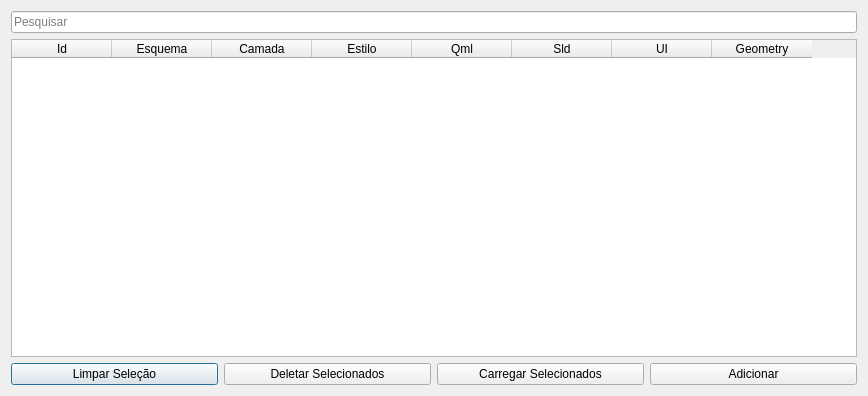
<?xml version="1.0" encoding="UTF-8"?>
<ui version="4.0">
 <class>Dialog</class>
 <widget class="QDialog" name="Dialog">
  <property name="geometry">
   <rect>
    <x>0</x>
    <y>0</y>
    <width>868</width>
    <height>396</height>
   </rect>
  </property>
  <property name="windowTitle">
   <string>Estilos</string>
  </property>
  <layout class="QGridLayout" name="gridLayout">
   <item row="0" column="0">
    <widget class="QLineEdit" name="searchLe">
     <property name="placeholderText">
      <string>Pesquisar</string>
     </property>
    </widget>
   </item>
   <item row="1" column="0">
    <widget class="QTableWidget" name="tableWidget">
     <column>
      <property name="text">
       <string>Id</string>
      </property>
     </column>
     <column>
      <property name="text">
       <string>Esquema</string>
      </property>
     </column>
     <column>
      <property name="text">
       <string>Camada</string>
      </property>
     </column>
     <column>
      <property name="text">
       <string>Estilo</string>
      </property>
     </column>
     <column>
      <property name="text">
       <string>Qml</string>
      </property>
     </column>
     <column>
      <property name="text">
       <string>Sld</string>
      </property>
     </column>
     <column>
      <property name="text">
       <string>UI</string>
      </property>
     </column>
     <column>
      <property name="text">
       <string>Geometry</string>
      </property>
     </column>
    </widget>
   </item>
   <item row="2" column="0">
    <layout class="QHBoxLayout" name="horizontalLayout">
     <item>
      <widget class="QPushButton" name="clearSelectionBtn">
       <property name="text">
        <string>Limpar Seleção</string>
       </property>
      </widget>
     </item>
     <item>
      <widget class="QPushButton" name="delBtn">
       <property name="text">
        <string>Deletar Selecionados</string>
       </property>
      </widget>
     </item>
     <item>
      <widget class="QPushButton" name="loadBtn">
       <property name="text">
        <string>Carregar Selecionados</string>
       </property>
      </widget>
     </item>
     <item>
      <widget class="QPushButton" name="addFormBtn">
       <property name="text">
        <string>Adicionar</string>
       </property>
      </widget>
     </item>
    </layout>
   </item>
  </layout>
 </widget>
 <resources/>
 <connections/>
</ui>
